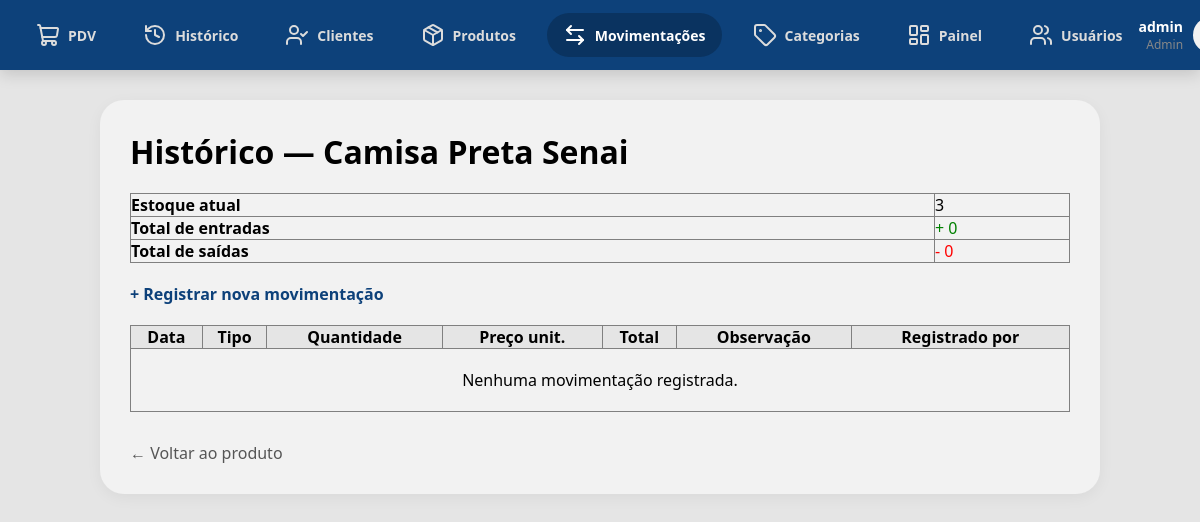
/movimentacoes/produto/2 (signed in), run on an earlier commit of the app's database.
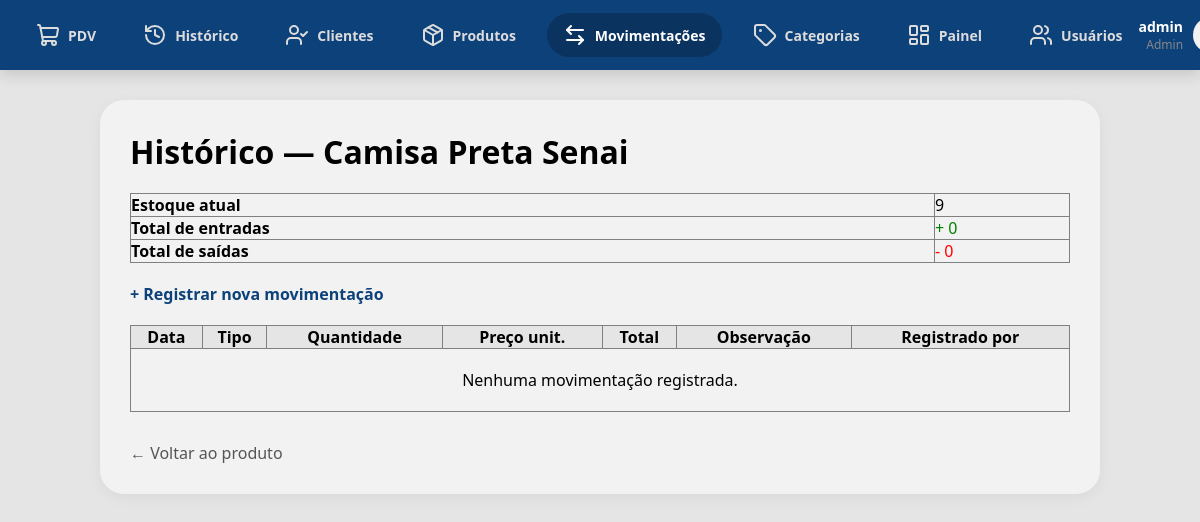
And on a later commit of the database.
### app/models/produto.py (models this page shows, shortened)
class Produto(Base):
    __tablename__ = "produtos"
    id = Column(Integer, primary_key=True, autoincrement=True, index=True)
    nome = Column(String(150), nullable=False, index=True)
    preco = Column(Float, nullable=False, default=0.0)
    estoque_atual = Column(Integer, nullable=False, default=0)
    ativo = Column(Boolean, default=True)
    imagem_path = Column(String(255), nullable=True)
    categoria_id = Column(Integer, ForeignKey("categorias.id", ondelete="SET NULL"), nullable=True )
    categoria = relationship("Categoria", back_populates="produtos")

### app/controllers/movimentacoes_controller.py (the view)
@router.get("/produto/{produto_id}")
def historico_produto(
    produto_id: int,
    request: Request,
    db: Session = Depends(get_db),
    usuario = Depends(get_usuario_logado)
):
    produto = db.query(Produto).filter(Produto.id == produto_id).first()
    if not produto:
        return RedirectResponse(url="/produtos", status_code=302)
    movimentacoes = (
        db.query(Movimentacao)
        .filter(Movimentacao.produto_id == produto_id)
        .order_by(Movimentacao.criado_em.desc())
        .all()
    )
    total_entradas = sum(
        m.quantidade for m in movimentacoes
        if m.tipo == TipoMovimentacao.ENTRADA
    )
    total_saidas = sum(
        m.quantidade for m in movimentacoes
        if m.tipo == TipoMovimentacao.SAIDA
    )
    return templates.TemplateResponse(
        request,
        "movimentacoes/historico.html",
        {
            "request":        request,
            "usuario":        usuario,
            "produto":        produto,
            "movimentacoes":  movimentacoes,
            "total_entradas": total_entradas,
            "total_saidas":   total_saidas,
        }
    )

### app/templates/movimentacoes/historico.html (shortened to what this page needs)
{% extends "base.html" %}
{% block content %}
    <div style="background-color: #f2f2f2; padding: 30px; border-radius: 24px; box-shadow: 0 4px 15px rgba(0, 0, 0, 0.05); max-width: 1000px; margin: 0 auto;">
        <h1 style="color: #000000; font-weight: 800; margin-bottom: 20px;">Histórico — {{ produto.nome }}</h1>
        <table border="1" cellpadding="8" style="width: 100%; margin-bottom: 20px; border-collapse: collapse;">
            <tr>
                <td><strong>Estoque atual</strong></td>
                <td>{{ produto.estoque_atual }}</td>
            </tr>
            <tr>
                <td><strong>Total de entradas</strong></td>
                <td style="color:green">+ {{ total_entradas }}</td>
            </tr>
            <tr>
                <td><strong>Total de saídas</strong></td>
                <td style="color:red">- {{ total_saidas }}</td>
            </tr>
        </table>
        <div style="margin-bottom: 20px;">
            <a href="/movimentacoes/nova?produto_id={{ produto.id }}" style="text-decoration: none; font-weight: bold; color: #0d417a;">
                + Registrar nova movimentação
            </a>
        </div>
        <table border="1" cellpadding="8" style="width: 100%; border-collapse: collapse;">
            <thead style="background-color: #e5e5e5;">
                <tr>
                    <th>Data</th>
                    <th>Tipo</th>
                    <th>Quantidade</th>
                    <th>Preço unit.</th>
                    <th>Total</th>
                    <th>Observação</th>
                    <th>Registrado por</th>
                </tr>
            </thead>
            <tbody>
                {% if not movimentacoes %}
                <tr>
                    <td colspan="7" style="text-align:center; padding: 20px;">
                        Nenhuma movimentação registrada.
                    </td>
                </tr>
                {% endif %}
            </tbody>
        </table>
        <div style="margin-top: 30px;">
            <a href="/produtos/{{ produto.id }}" style="text-decoration: none; color: #555;">
                ← Voltar ao produto
            </a>
        </div>
    </div>
{% endblock %}

What changed in the data, as far as the page shows it:
changed Produto "Camisa Preta Senai": estoque_atual "3" → "9"
